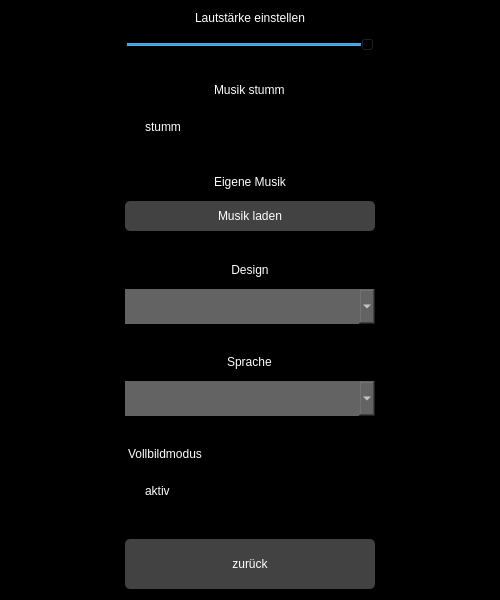
<?xml version="1.0" encoding="UTF-8"?>
<ui version="4.0">
 <class>OptionWidget</class>
 <widget class="QWidget" name="OptionWidget">
  <property name="geometry">
   <rect>
    <x>0</x>
    <y>0</y>
    <width>500</width>
    <height>600</height>
   </rect>
  </property>
  <property name="sizePolicy">
   <sizepolicy hsizetype="Preferred" vsizetype="Preferred">
    <horstretch>0</horstretch>
    <verstretch>0</verstretch>
   </sizepolicy>
  </property>
  <property name="windowTitle">
   <string>MenuWidget</string>
  </property>
  <property name="styleSheet">
   <string notr="true">background-color: rgb(0, 0, 0);
border: 0;</string>
  </property>
  <layout class="QHBoxLayout" name="horizontalLayout">
   <item>
    <spacer name="horizontalSpacer">
     <property name="orientation">
      <enum>Qt::Horizontal</enum>
     </property>
     <property name="sizeHint" stdset="0">
      <size>
       <width>40</width>
       <height>20</height>
      </size>
     </property>
    </spacer>
   </item>
   <item>
    <layout class="QVBoxLayout" name="verticalLayout">
     <item alignment="Qt::AlignHCenter">
      <widget class="QLabel" name="label_OptionVolumeLevel">
       <property name="styleSheet">
        <string notr="true">font: 75 14pt &quot;Verdana&quot;;
color: #FFF;
margin-bottom: 6px;</string>
       </property>
       <property name="text">
        <string>Lautstärke einstellen</string>
       </property>
      </widget>
     </item>
     <item>
      <widget class="QSlider" name="horizontalSlider_OptionVolume">
       <property name="maximum">
        <number>100</number>
       </property>
       <property name="value">
        <number>100</number>
       </property>
       <property name="orientation">
        <enum>Qt::Horizontal</enum>
       </property>
      </widget>
     </item>
     <item>
      <spacer name="verticalSpacer">
       <property name="orientation">
        <enum>Qt::Vertical</enum>
       </property>
       <property name="sizeHint" stdset="0">
        <size>
         <width>20</width>
         <height>40</height>
        </size>
       </property>
      </spacer>
     </item>
     <item alignment="Qt::AlignHCenter">
      <widget class="QLabel" name="label_OptionVolumeOnOff">
       <property name="styleSheet">
        <string notr="true">font: 75 14pt &quot;Verdana&quot;;
color: #FFF;
margin-bottom: 6px;</string>
       </property>
       <property name="text">
        <string>Musik stumm</string>
       </property>
      </widget>
     </item>
     <item>
      <widget class="QCheckBox" name="checkBox">
       <property name="styleSheet">
        <string notr="true">font: 75 12pt &quot;Verdana&quot;;
color: #FFF;
height: 35px;</string>
       </property>
       <property name="text">
        <string>stumm</string>
       </property>
      </widget>
     </item>
     <item>
      <spacer name="verticalSpacer_2">
       <property name="orientation">
        <enum>Qt::Vertical</enum>
       </property>
       <property name="sizeHint" stdset="0">
        <size>
         <width>20</width>
         <height>40</height>
        </size>
       </property>
      </spacer>
     </item>
     <item>
      <widget class="QLabel" name="label_OptionMusikLoad">
       <property name="styleSheet">
        <string notr="true">font: 75 14pt &quot;Verdana&quot;;
color: #FFF;
margin-bottom: 6px;</string>
       </property>
       <property name="text">
        <string>Eigene Musik</string>
       </property>
       <property name="alignment">
        <set>Qt::AlignCenter</set>
       </property>
      </widget>
     </item>
     <item>
      <widget class="QPushButton" name="pushButton_OptionMusikLoad">
       <property name="styleSheet">
        <string notr="true">background-color: #424242;
font: 75 12pt &quot;Verdana&quot;;
color: #FFF;
height: 30px;
width: 150px;
border-radius: 5px;</string>
       </property>
       <property name="text">
        <string>Musik laden</string>
       </property>
      </widget>
     </item>
     <item>
      <spacer name="verticalSpacer_3">
       <property name="orientation">
        <enum>Qt::Vertical</enum>
       </property>
       <property name="sizeHint" stdset="0">
        <size>
         <width>20</width>
         <height>40</height>
        </size>
       </property>
      </spacer>
     </item>
     <item>
      <widget class="QLabel" name="label_OptionDesign">
       <property name="styleSheet">
        <string notr="true">font: 75 14pt &quot;Verdana&quot;;
color: #FFF;
margin-bottom: 6px;</string>
       </property>
       <property name="text">
        <string>Design</string>
       </property>
       <property name="alignment">
        <set>Qt::AlignCenter</set>
       </property>
      </widget>
     </item>
     <item>
      <widget class="QComboBox" name="comboBox_OptionDesign">
       <property name="focusPolicy">
        <enum>Qt::WheelFocus</enum>
       </property>
       <property name="styleSheet">
        <string notr="true">background-color: #636363;
font: 75 12pt &quot;Verdana&quot;;
color: #FFF;
height: 35px;
padding: 0px;</string>
       </property>
      </widget>
     </item>
     <item>
      <spacer name="verticalSpacer_4">
       <property name="orientation">
        <enum>Qt::Vertical</enum>
       </property>
       <property name="sizeHint" stdset="0">
        <size>
         <width>20</width>
         <height>40</height>
        </size>
       </property>
      </spacer>
     </item>
     <item alignment="Qt::AlignHCenter">
      <widget class="QLabel" name="label_OptionSprache">
       <property name="styleSheet">
        <string notr="true">font: 75 14pt &quot;Verdana&quot;;
color: #FFF;
margin-bottom: 6px;</string>
       </property>
       <property name="text">
        <string>Sprache</string>
       </property>
      </widget>
     </item>
     <item>
      <widget class="QComboBox" name="comboBox_OptionSprache">
       <property name="focusPolicy">
        <enum>Qt::WheelFocus</enum>
       </property>
       <property name="styleSheet">
        <string notr="true">background-color: #636363;
font: 75 12pt &quot;Verdana&quot;;
color: #FFF;
height: 35px;
padding: 0px;</string>
       </property>
      </widget>
     </item>
     <item>
      <spacer name="verticalSpacer_5">
       <property name="orientation">
        <enum>Qt::Vertical</enum>
       </property>
       <property name="sizeHint" stdset="0">
        <size>
         <width>20</width>
         <height>40</height>
        </size>
       </property>
      </spacer>
     </item>
     <item>
      <widget class="QLabel" name="label_OptionVollbild">
       <property name="styleSheet">
        <string notr="true">font: 75 14pt &quot;Verdana&quot;;
color: #FFF;
margin-bottom: 6px;</string>
       </property>
       <property name="text">
        <string>Vollbildmodus</string>
       </property>
      </widget>
     </item>
     <item>
      <widget class="QCheckBox" name="checkBox_OptionVollbild">
       <property name="styleSheet">
        <string notr="true">font: 75 12pt &quot;Verdana&quot;;
color: #FFF;
height: 35px;</string>
       </property>
       <property name="text">
        <string>aktiv</string>
       </property>
      </widget>
     </item>
     <item>
      <spacer name="verticalSpacer_6">
       <property name="orientation">
        <enum>Qt::Vertical</enum>
       </property>
       <property name="sizeHint" stdset="0">
        <size>
         <width>20</width>
         <height>40</height>
        </size>
       </property>
      </spacer>
     </item>
     <item>
      <layout class="QHBoxLayout" name="horizontalLayout_3">
       <item>
        <widget class="QPushButton" name="pushButton_OptionBack">
         <property name="focusPolicy">
          <enum>Qt::NoFocus</enum>
         </property>
         <property name="styleSheet">
          <string notr="true">background-color: #424242;
font: 75 12pt &quot;Verdana&quot;;
color: #FFF;
height: 50px;
min-width: 250px;
border-radius: 5px;</string>
         </property>
         <property name="text">
          <string>zurück</string>
         </property>
        </widget>
       </item>
      </layout>
     </item>
    </layout>
   </item>
   <item>
    <spacer name="horizontalSpacer_2">
     <property name="orientation">
      <enum>Qt::Horizontal</enum>
     </property>
     <property name="sizeHint" stdset="0">
      <size>
       <width>40</width>
       <height>20</height>
      </size>
     </property>
    </spacer>
   </item>
  </layout>
 </widget>
 <layoutdefault spacing="6" margin="11"/>
 <resources/>
 <connections/>
</ui>
